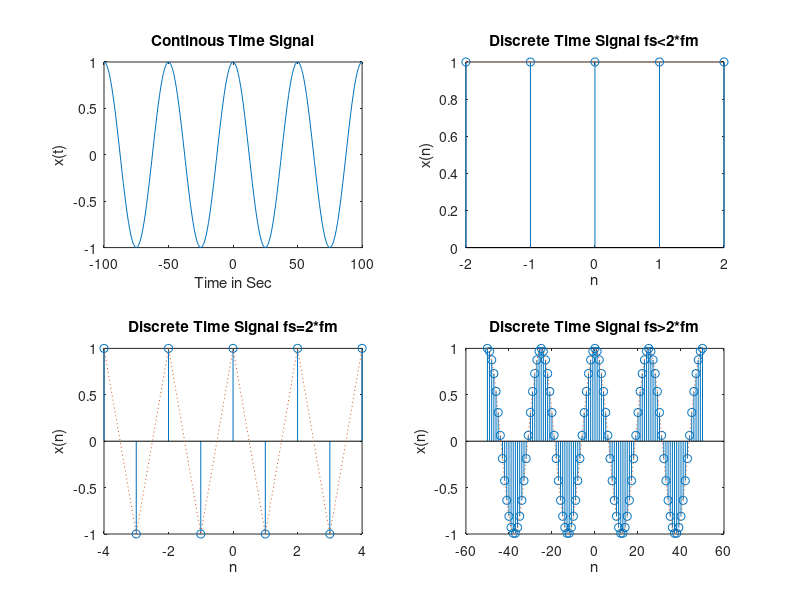

Write MATLAB code to recreate this figure.
% To Verify Sampling Theorem:
clear all;
close all;
clc;
t=-100:01:100;
fm = 0.02;
x=cos(2*pi*fm*t);
subplot(2,2,1)
plot(t,x);
xlabel('Time in Sec');
ylabel('x(t)');
title('Continous Time Signal');

%Under-Sampling
fs1=0.01; 
n1 = - 2:2 ;
x1=cos(2*pi*fm*n1/fs1);
subplot(2,2,2)
stem(n1,x1);
hold on;
subplot(2,2,2)
plot(n1,x1,':')
title('Discrete Time Signal fs<2*fm');
xlabel('n');
ylabel('x(n)');

%Nyqusit Rate
fs2 = 0.04 ; 
n2 = - 4:4 ;
x2=cos(2*pi*fm*n2/fs2);
subplot(2,2,3)
stem(n2,x2);
hold on;
subplot(2,2,3)
plot(n2,x2,':')
title('Discrete Time Signal fs=2*fm');
xlabel('n');
ylabel('x(n)');

%Over-Sampling
fs3 = 0.5; 
n3 = - 50:50;
x3=cos(2*pi*fm*n3/fs3);
subplot(2,2,4)
stem(n3,x3);
hold on;
subplot(2,2,4)
plot(n3,x3,':')
title('Discrete Time Signal fs>2*fm');
xlabel('n');
ylabel('x(n)');